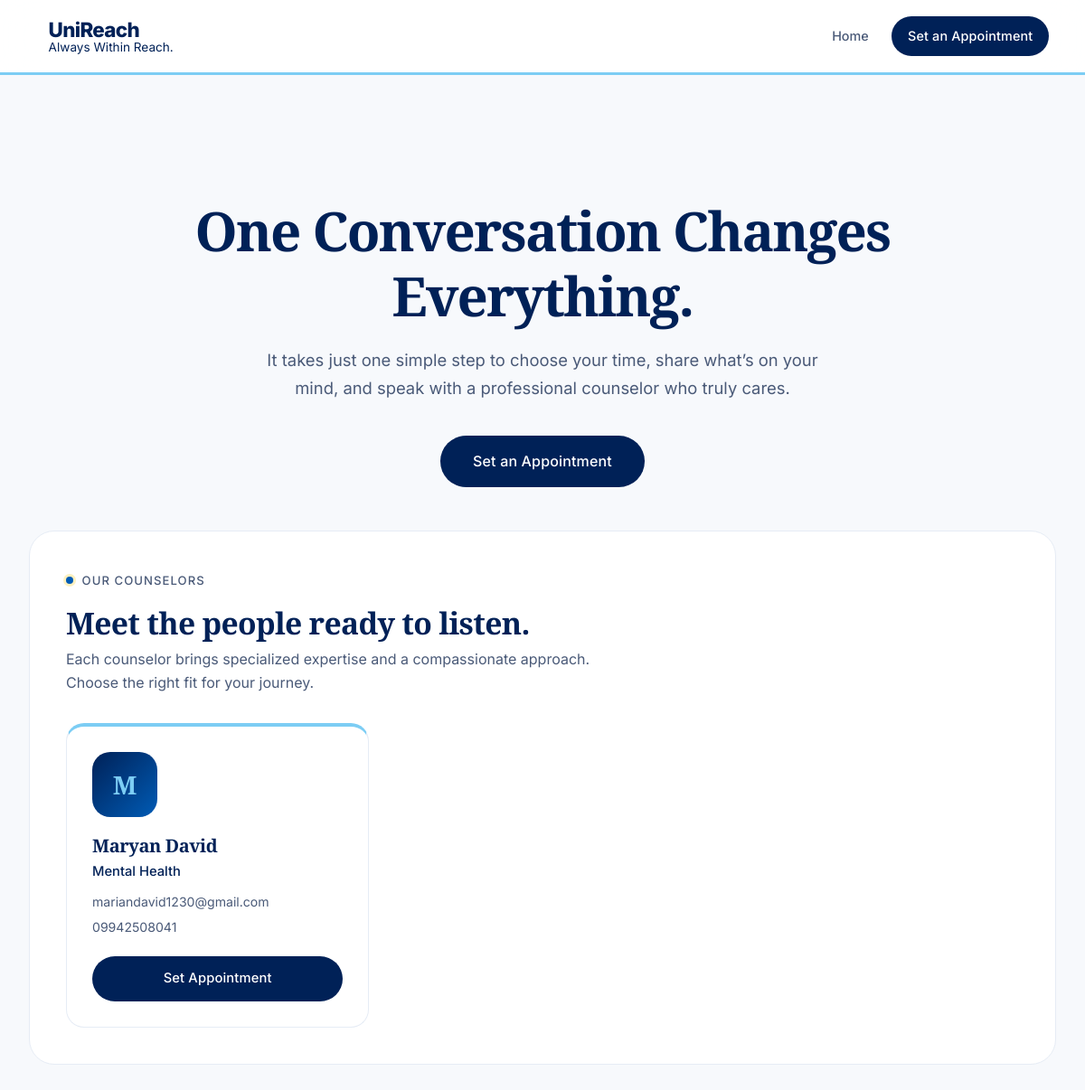
The page / on the database its author committed.
### app.py (models this page shows, shortened)
class User(UserMixin, db.Model):
    id = db.Column(db.Integer, primary_key=True)
    username = db.Column(db.String(80), unique=True, nullable=False)
    email = db.Column(db.String(120), unique=True, nullable=False)
    password_hash = db.Column(db.String(256), nullable=False)
    role = db.Column(db.String(20), nullable=False)
    is_admin = db.Column(db.Boolean, default=False, nullable=False)
    full_name = db.Column(db.String(120), nullable=False)
    specialty = db.Column(db.String(120))
    student_id = db.Column(db.String(50))
    phone = db.Column(db.String(20))
    reset_token = db.Column(db.String(256))
    reset_token_expiry = db.Column(db.DateTime)

### app.py (the view)
@app.route('/')
def index():
    if current_user.is_authenticated:
        if current_user.is_counselor:
            return redirect(url_for('counselor_dashboard'))
        elif current_user.is_teacher:
            return redirect(url_for('teacher_dashboard'))
        logout_user()
    if session.get('counselor_access'):
        return redirect(url_for('login'))
    counselors = User.query.filter_by(role='counselor', is_admin=False).all()
    return render_template('index.html', counselors=counselors)

### templates/index.html (shortened to what this page needs)
{% extends "base.html" %}
{% block content %}
<div class="hero">
    <h2>One Conversation Changes Everything.</h2>
    <p>It takes just one simple step to choose your time, share what’s on your mind, and speak with a professional counselor who truly cares.</p>
    {% if counselors %}
        <a href="#counselors" class="btn btn-primary" style="font-size: 1rem; padding: 1rem 2.25rem;">Set an Appointment</a>
    {% endif %}
</div>
<div class="card" id="counselors">
    <div class="section-label">Our Counselors</div>
    <h2 style="border: none; padding: 0; margin-bottom: 0.5rem; font-size: 2.1rem;">Meet the people ready to listen.</h2>
    <p style="color: var(--text-secondary); margin-bottom: 2rem; max-width: 600px;">
        Each counselor brings specialized expertise and a compassionate approach. Choose the right fit for your journey.
    </p>
    {% if counselors %}
        <div class="counselor-grid">
            {% for counselor in counselors %}
                <div class="counselor-card">
                    <div class="counselor-avatar">{{ counselor.full_name.split()[0][0] if counselor.full_name else '?' }}</div>
                    <h3 style="margin-bottom: 0.3rem;">{{ counselor.full_name }}</h3>
                    {% if counselor.specialty %}
                        <p style="color: var(--text-primary); font-weight: 500; margin-bottom: 0.65rem; font-size: 0.92rem;">{{ counselor.specialty }}</p>
                    {% endif %}
                    {% if counselor.email %}
                        <p style="color: var(--text-secondary); font-size: 0.88rem; margin-bottom: 0.35rem;">{{ counselor.email }}</p>
                    {% endif %}
                    {% if counselor.phone %}
                        <p style="color: var(--text-secondary); font-size: 0.88rem;">{{ counselor.phone }}</p>
                    {% endif %}
                    <a href="{{ url_for('book_appointment_public', counselor_id=counselor.id) }}" class="btn btn-primary" style="margin-top: 1.25rem; width: 100%;">Set Appointment</a>
                </div>
            {% endfor %}
        </div>
    {% else %}
        <div class="empty-state">
            <p>No counselors registered yet. Please check back later.</p>
        </div>
    {% endif %}
</div>
{% endblock %}

### static/styles.css (style rules this page uses)
* { margin: 0; padding: 0; box-sizing: border-box; }
:root { --bg-primary: #F7F9FC; --bg-secondary: #EAF0F9; --bg-card: #FFFFFF; --text-primary: #002157; --text-secondary: #4A5A78; --text-tertiary: #8C98B0; --accent: #002157; --accent-hover: #00173d; --accent-rgb: 0, 33, 87; --blue: #005bb5; --blue-soft: #E8F1FF; --yellow: #7CCDF4; --gold: #005bb5; --yellow-soft: #EAF8FF; --orange: #005bb5; --orange-soft: #E8F1FF; --wheat: #003366; --border: #D7DFEC; --border-light: #E6ECF5; --success: #2D6A45; --success-bg: #E6F3EB; --warning: #9A5B0A; --warning-bg: #FFF1D2; --danger: #B23A3A; --danger-bg: #FBE9E9; --info: #005bb5; --info-bg: #E8F1FF; --shadow-rgb: 0, 33, 87; --radius-sm: 12px; --radius-md: 20px; --radius-lg: 28px; --radius-xl: 36px; }
html { scroll-behavior: smooth; }
body { font-family: 'Inter', -apple-system, BlinkMacSystemFont, sans-serif; background: var(--bg-primary); min-height: 100vh; color: var(--text-primary); font-size: 16px; line-height: 1.6; -webkit-font-smoothing: antialiased; -moz-osx-font-smoothing: grayscale; }
h1, h2, h3, h4, h5, h6 { font-family: 'Playfair Display', Georgia, serif; font-weight: 600; line-height: 1.2; letter-spacing: -0.02em; color: var(--text-primary); }
.btn { padding: 0.85rem 1.6rem; border: none; border-radius: 999px; cursor: pointer; font-weight: 500; text-decoration: none; display: inline-flex; align-items: center; justify-content: center; transition: all 0.3s cubic-bezier(0.4, 0, 0.2, 1); font-size: 0.92rem; font-family: 'Inter', sans-serif; letter-spacing: 0.01em; white-space: nowrap; }
.btn-primary { background: var(--accent); color: #fff; }
.card { background: var(--bg-card); border-radius: var(--radius-lg); padding: 2.5rem; border: 1px solid var(--border-light); margin-bottom: 2rem; transition: all 0.3s ease; }
.card h2 { margin-bottom: 1.75rem; color: var(--accent); font-size: 1.75rem; padding-bottom: 1.25rem; border-bottom: 2px solid var(--yellow-soft); }
.card h3 { color: var(--accent); font-size: 1.25rem; margin-bottom: 1rem; }
.counselor-grid { display: grid; grid-template-columns: repeat(auto-fill, minmax(300px, 1fr)); gap: 1.5rem; margin-top: 1.5rem; }
.counselor-card { background: var(--bg-card); border-radius: var(--radius-md); padding: 1.75rem; border: 1px solid var(--border-light); border-top: 4px solid var(--yellow); transition: all 0.4s cubic-bezier(0.4, 0, 0.2, 1); }
.counselor-avatar { width: 72px; height: 72px; border-radius: var(--radius-md); background: linear-gradient(135deg, var(--accent) 0%, var(--blue) 100%); display: flex; align-items: center; justify-content: center; color: var(--yellow); font-size: 1.75rem; font-weight: 600; font-family: 'Playfair Display', serif; margin-bottom: 1.25rem; }
.hero { text-align: center; padding: 4rem 2rem 3rem; max-width: 900px; margin: 0 auto; }
.hero h2 { font-size: clamp(2.5rem, 5vw, 4rem); font-weight: 700; margin-bottom: 1.25rem; letter-spacing: -0.03em; color: var(--accent); }
.hero p { font-size: 1.15rem; color: var(--text-secondary); margin-bottom: 2.25rem; line-height: 1.7; max-width: 620px; margin-left: auto; margin-right: auto; }
.section-label { display: inline-flex; align-items: center; gap: 0.6rem; color: var(--text-secondary); font-size: 0.82rem; font-weight: 500; text-transform: uppercase; letter-spacing: 0.08em; margin-bottom: 1rem; }
.section-label::before { content: ''; display: inline-block; width: 8px; height: 8px; border-radius: 50%; background: var(--gold); box-shadow: 0 0 0 3px rgba(245, 196, 0, 0.25); }

### rows shown on the page
User: full_name "M", full_name "Maryan David", specialty "Mental Health", email "mariandavid1230@gmail.com", phone "09942508041"
